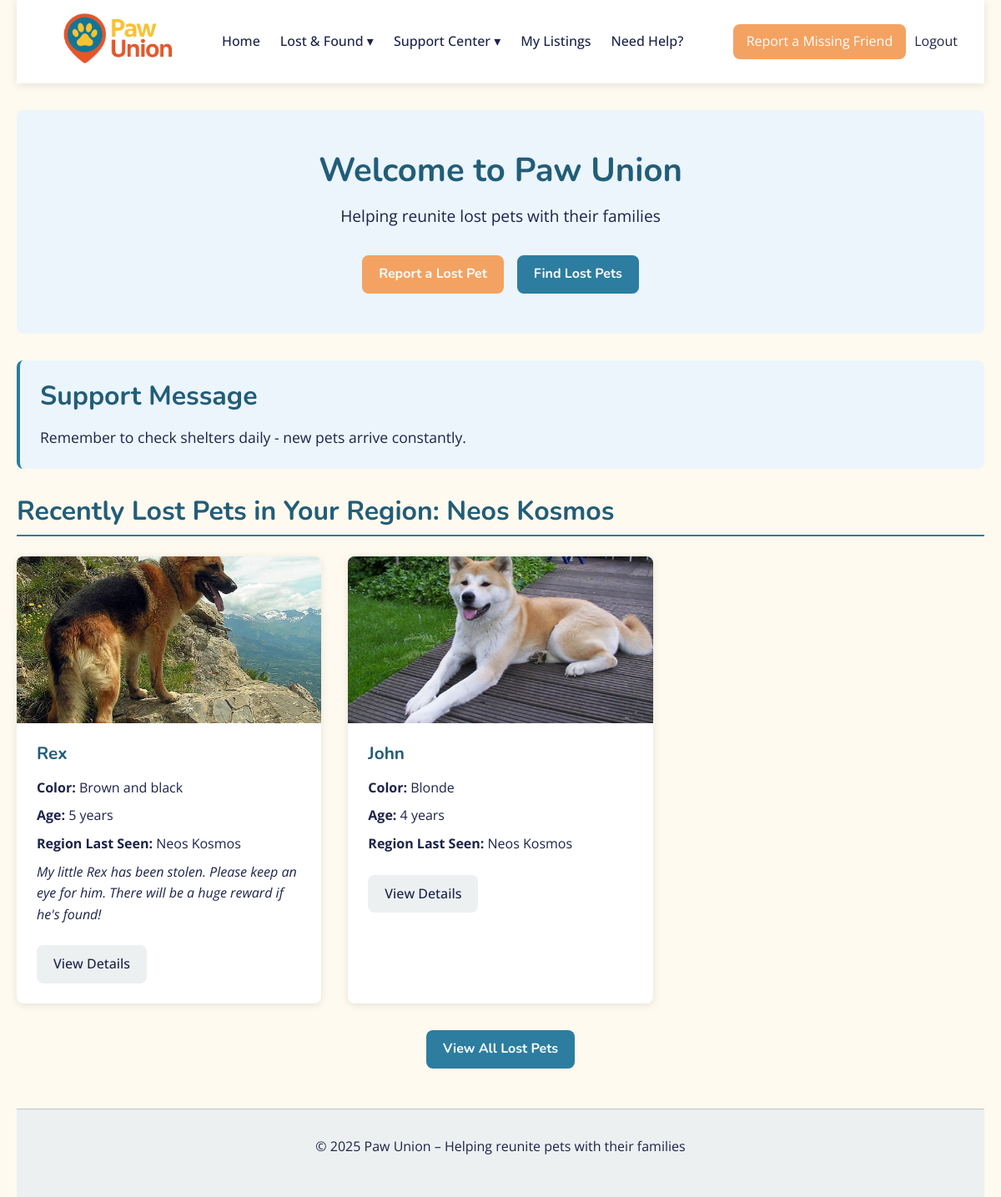
/pages/home.php (signed in), run on the app's committed database.
### tables this page shows
CREATE TABLE `regions` (
  `region_id` int(11) NOT NULL,
  `region_name` varchar(50) NOT NULL
);

CREATE TABLE `pet_reports` (
  `report_id` int(11) NOT NULL,
  `pet_id` int(11) NOT NULL,
  `report_type` enum('lost','found') NOT NULL,
  `report_status` enum('active','resolved') NOT NULL,
  `region_last_seen` int(11) NOT NULL,
  `priority_level` tinyint(1) NOT NULL DEFAULT 0,
  `priority_reason` enum('Medical','Stolen','Young','Elderly') NOT NULL,
  `image_url` varchar(250) NOT NULL,
  `emotional_note` varchar(150) NOT NULL,
  `emoticon` varchar(5) NOT NULL
);

CREATE TABLE `pets` (
  `pet_id` int(11) NOT NULL,
  `user_id` int(11) NOT NULL,
  `name` varchar(50) NOT NULL,
  `type_id` int(11) NOT NULL,
  `breed_id` int(11) NOT NULL,
  `color` varchar(50) NOT NULL,
  `age` int(11) NOT NULL
);

### pages/home.php (the view, shortened to what this page needs)
<?php
require_once '../config/db.php';
$user_id = $_SESSION['user_id'];
$region_query = "SELECT location_region FROM users WHERE user_id = ?";
$stmt = $conn->prepare($region_query);
$stmt->bind_param("i", $user_id);
$stmt->execute();
$region_result = $stmt->get_result();
$region_data = $region_result->fetch_assoc();
$user_region = $region_data['location_region'] ?? null;
$region_name = null;
$region_name_query = "SELECT region_name FROM regions WHERE region_id = ?";
$stmt = $conn->prepare($region_name_query);
$stmt->bind_param("i", $user_region);
$stmt->execute();
$region_name_result = $stmt->get_result();
if ($region_row = $region_name_result->fetch_assoc()) {
    $region_name = $region_row['region_name'];
}
$recent_lost_query = "
    SELECT pets.pet_id, pets.name, pets.color, pets.age,
           pet_reports.image_url AS report_image,
           pet_reports.region_last_seen, pet_reports.report_status,
           pet_reports.emotional_note
    FROM pets
    JOIN pet_reports ON pets.pet_id = pet_reports.pet_id
    WHERE pet_reports.report_type = 'lost'
      AND pet_reports.report_status = 'active'
      AND pet_reports.region_last_seen = ?
    ORDER BY pet_reports.report_id DESC
    LIMIT 5
";
$stmt = $conn->prepare($recent_lost_query);
$stmt->bind_param("s", $user_region);
$stmt->execute();
$recent_lost_pets = $stmt->get_result();
$support_message = getSupportMessage();
include_once '../components/header.php';
include_once '../components/navbar.php';
?>
<main class="home-page">
    <section class="hero">
        <h1>Welcome to Paw Union</h1>
        <p>Helping reunite lost pets with their families</p>
        <div class="hero-buttons">
            <a href="report.php" class="btn-primary">Report a Lost Pet</a>
            <a href="lost-pets.php" class="btn-secondary">Find Lost Pets</a>
        </div>
    </section>
    <section class="support-message">
        <div class="message-box">
            <h2>Support Message</h2>
            <p id="supportMessage"><?= htmlspecialchars($support_message) ?></p>
        </div>
    </section>
    <section class="recent-pets">
        <h2>Recently Lost Pets in Your Region: <?= htmlspecialchars($region_name) ?></h2>
        <?php if ($recent_lost_pets->num_rows > 0): ?>
            <div class="pet-grid">
                <?php while ($pet = $recent_lost_pets->fetch_assoc()): ?>
                    <div class="pet-card">
                        <div class="pet-image">
                            <img src="<?= '../' . htmlspecialchars($pet['report_image']) ?>"
                                alt="<?= htmlspecialchars_decode($pet['name']) ?>"
                                onerror="this.src='../assets/images/pets/placeholder.png';">
                        </div>
                        <div class="pet-info">
                            <h3>
                                <?= htmlspecialchars_decode($pet['name']) ?>
                            </h3>
                            <p><strong>Color:</strong> <?= htmlspecialchars_decode($pet['color']) ?></p>
                            <p><strong>Age:</strong> <?= htmlspecialchars($pet['age']) ?> years</p>
                            <p><strong>Region Last Seen:</strong> <?= htmlspecialchars($region_name) ?></p>
                            <?php if (!empty($pet['emotional_note'])): ?>
                                <p><em><?= htmlspecialchars_decode($pet['emotional_note']) ?></em></p>
                            <?php endif; ?>
                            <a href="pet-details.php?id=<?= $pet['pet_id'] ?>" class="btn-view">View Details</a>
                        </div>
                    </div>
                <?php endwhile; ?>
            </div>
        <?php else: ?>
            <p>No lost pets reported in your region at this time.</p>
        <?php endif; ?>
        <div class="view-all">
            <a href="lost-pets.php" class="btn-secondary">View All Lost Pets</a>
        </div>
    </section>
</main>
<?php include_once '../components/footer.php'; ?>

### components/header.php (shortened to what this page needs)
<!DOCTYPE html>
<html lang="en">
<head>
    <link rel="stylesheet" href="../assets/css/main.css" />
</head>
<body>
    <div class="container">

### components/navbar.php (shortened to what this page needs)
<header class="main-header">
    <div class="logo">
        <a href="../pages/home.php">
            <img src="../assets/images/logo/logo.png" alt="Paw Union Logo"
                 onerror="this.src='/assets/images/logo/placeholder-logo.png'">
        </a>
    </div>
    <nav class="main-nav">
        <ul>
            <li><a href="../pages/home.php">Home</a></li>
            <li class="dropdown">
                <a href="#" id="lost-found">Lost & Found ▾</a>
            </li>
            <li class="dropdown">
                <a href="#" id="support-center">Support Center ▾</a>
            </li>
            <li><a href="../pages/my-listings.php">My Listings</a></li>
            <li><a href="../pages/help.php">Need Help?</a></li>
        </ul>
    </nav>
    <div class="user-actions">
        <a href="../pages/report.php" class="report-btn">Report a Missing Friend</a>
        <a href="../auth/logout.php" class="logout-btn">Logout</a>
    </div>
</header>

### components/footer.php (shortened to what this page needs)
<footer>
    <p>&copy; <?= date("Y") ?> Paw Union – Helping reunite pets with their families</p>
</footer>
</div>
</body>
</html>

### assets/css/main.css (style rules this page uses)
:root { --primary: #2c7da0; --primary-dark: #225d78; --secondary: #f4a261; --secondary-dark: #e76f51; --success: #2ecc71; --danger: #e74c3c; --light: #ecf0f1; --dark: #225d78; --text: #1d2348; --border: #bdc3c7; --background: #fffaef; --shadow: rgba(0, 0, 0, 0.1); --radius: 8px; --font-heading: 'Nunito', -apple-system, BlinkMacSystemFont, 'Segoe UI', Roboto, sans-serif; --font-body: 'Open Sans', -apple-system, BlinkMacSystemFont, 'Segoe UI', Roboto, sans-serif; --transition: all 0.3s ease; }
* { margin: 0; padding: 0; box-sizing: border-box; }
body { font-family: var(--font-body); line-height: 1.6; color: var(--text); background-color: var(--background); }
.container { width: 100%; max-width: 1200px; margin: 0 auto; padding: 0 20px; }
h1, h2, h3, h4, h5, h6 { margin-bottom: 1rem; font-weight: 600; line-height: 1.2; color: var(--dark); }
h1 { font-size: 2.5rem; }
h2 { font-size: 2rem; }
h3 { font-size: 1.5rem; }
p { margin-bottom: 1rem; }
a { color: var(--primary); text-decoration: none; transition: var(--transition); }
.btn-primary, .btn-secondary, .btn-danger, .btn-success, .btn-view { display: inline-block; padding: 10px 20px; border-radius: var(--radius); font-weight: 500; text-align: center; cursor: pointer; transition: var(--transition); border: none; font-size: 1rem; }
.btn-primary { background-color: var(--primary); color: white; }
.btn-secondary { background-color: var(--secondary); color: white; }
.btn-view { background-color: var(--light); color: var(--text); }
h1, h2, h3, h4, h5, h6, button, .btn-primary, .btn-secondary, .navbar a, .header h1 { font-family: 'Nunito', sans-serif; font-weight: 700; }
.main-header { background-color: white; box-shadow: 0 2px 10px var(--shadow); padding: 1rem 2rem; display: flex; justify-content: space-between; align-items: center; flex-wrap: wrap; }
.logo img { height: 60px; max-width: 200px; }
.main-nav ul { display: flex; list-style: none; flex-wrap: wrap; }
.main-nav li { position: relative; margin-right: 1.5rem; }
.main-nav a { color: var(--text); font-weight: 500; }
.dropdown { position: relative; }
.user-actions { display: flex; align-items: center; }
.report-btn { background-color: var(--secondary); color: white; padding: 8px 16px; border-radius: var(--radius); margin-right: 10px; }
.logout-btn { color: var(--text); }
footer { background-color: var(--light); text-align: center; padding: 2rem; margin-top: 3rem; border-top: 1px solid var(--border); }
main { padding: 2rem 0; min-height: calc(100vh - 200px); }
.support-message { margin-bottom: 2rem; }
.message-box { background-color: #ebf5fb; border-left: 4px solid var(--primary); padding: 1.5rem; border-radius: var(--radius); }
.message-box h2 { margin-top: 0; color: var(--primary-dark); text-align: left !important; }
.message-box p { font-size: 1.1rem; margin-bottom: 0; }
.home-page { padding-bottom: 0%; }
.hero { text-align: center; padding: 3rem 1rem; margin-bottom: 2rem; background-color: #ebf5fb; border-radius: var(--radius); }
.hero h1 { font-size: 2.5rem; margin-bottom: 1rem; }
.hero p { font-size: 1.2rem; margin-bottom: 2rem; color: var(--text); }
.hero-buttons { display: flex; justify-content: center; gap: 1rem; flex-wrap: wrap; }
.btn-primary { background-color: var(--secondary); color: white; }
.btn-secondary { background-color: var(--primary); color: white; }
.recent-pets h2 { margin-bottom: 1.5rem; padding-bottom: 0.5rem; border-bottom: 2px solid var(--primary); }
.pet-grid { display: grid; grid-template-columns: repeat(auto-fill, minmax(300px, 1fr)); gap: 2rem; margin-bottom: 2rem; }
.pet-card { background-color: white; border-radius: var(--radius); overflow: hidden; box-shadow: 0 2px 10px var(--shadow); transition: var(--transition); position: relative; }
.pet-image { height: 200px; overflow: hidden; }
.pet-image img { width: 100%; height: 100%; object-fit: cover; transition: var(--transition); }
.pet-info { padding: 1.5rem; }
.pet-info h3 { margin-top: 0; font-size: 1.3rem; }
.pet-info p { margin-bottom: 0.5rem; }
.pet-info .btn-view { margin-top: 1rem; }
.view-all { text-align: center; margin-top: 2rem; }

### data on the page
regions: region_name "Neos Kosmos"
pet_reports: image_url (picture), pet.name "Rex", pet.color "Brown and black", pet.age "5", region_last_seen.region_name "Neos Kosmos", emotional_note "My little Rex has been stolen. Please keep an eye for him. There will be a huge reward if he's found!"
pet_reports: image_url (picture), pet.name "John", pet.color "Blonde", pet.age "4", region_last_seen.region_name "Neos Kosmos"
